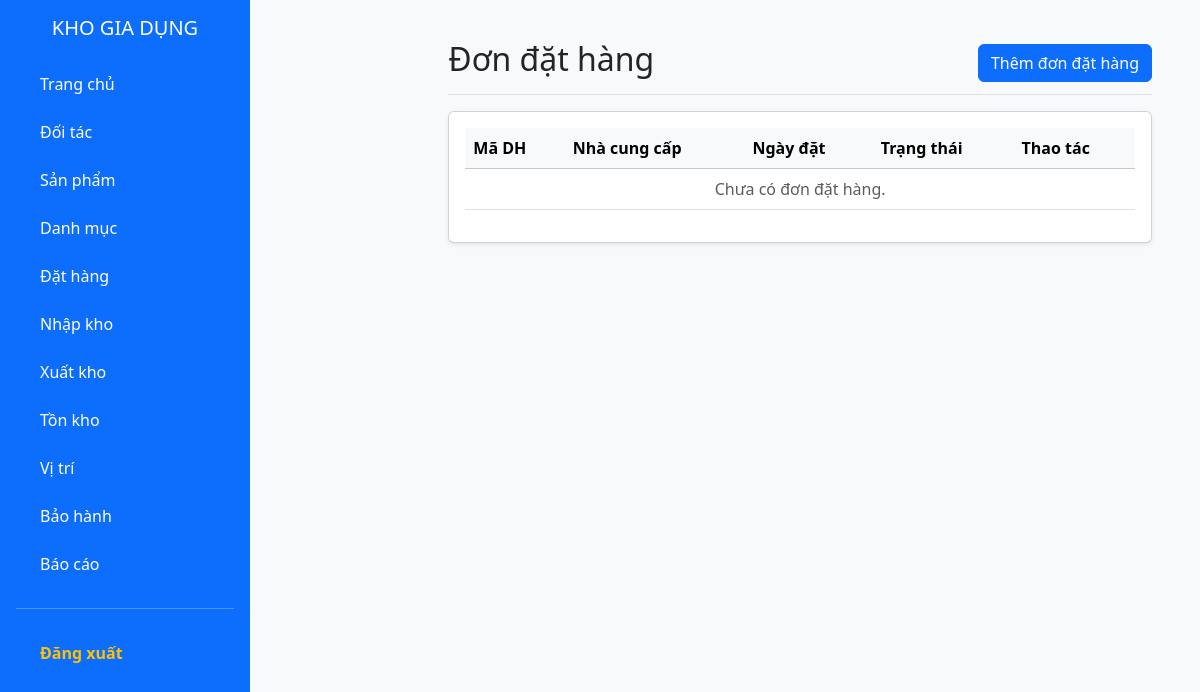
The app's page /public/phieudathang (signed in), older data.
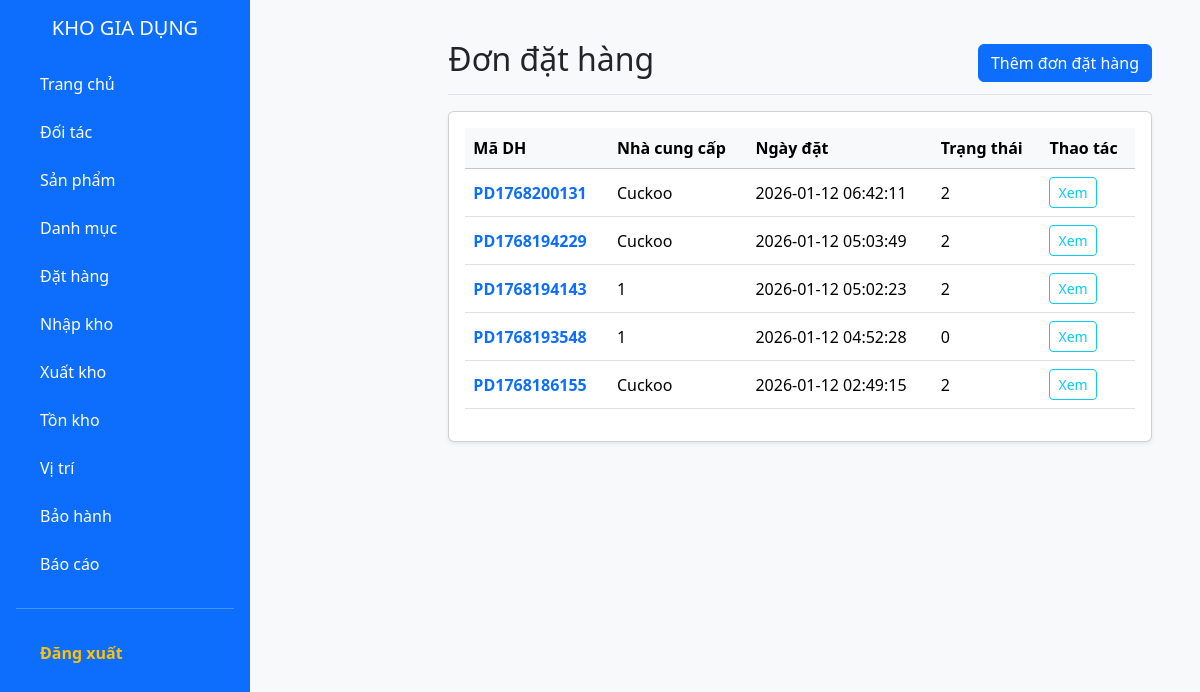
The same page, newer data.
### tables this page shows
CREATE TABLE IF NOT EXISTS `phieudathang` (
  `maDH` varchar(20) NOT NULL,
  `ngayDatHang` datetime DEFAULT CURRENT_TIMESTAMP,
  `maNCC` varchar(10) NOT NULL,
  `trangThai` int DEFAULT '0',
  `maND` varchar(20) DEFAULT NULL,
  PRIMARY KEY (`maDH`),
  KEY `fk_pdh_ncc` (`maNCC`),
  KEY `fk_pdh_nd` (`maND`)
);

CREATE TABLE IF NOT EXISTS `nhacungcap` (
  `maNCC` varchar(10) NOT NULL,
  `tenNCC` varchar(100) NOT NULL,
  `diaChi` varchar(200) DEFAULT NULL,
  `sdt` varchar(20) DEFAULT NULL,
  `email` varchar(50) DEFAULT NULL,
  `trangThai` tinyint DEFAULT '1',
  PRIMARY KEY (`maNCC`)
);

### app/controllers/PhieudathangController.php (called while the page is built, shortened)
<?php
class PhieudathangController extends Controller {
    private $orderModel;
    public function __construct() {
        $this->orderModel = $this->model('PhieuDatHangModel');
    }
    public function index() {
        $orders = $this->orderModel->getAll();
        $data = [
            'title' => 'Đơn đặt hàng',
            'orders' => $orders
        ];
        $this->view('phieudathang/index', $data);
    }
}
?>

### app/core/app.php (called while the page is built, shortened)
<?php
class App {
    protected $action = 'index';
    public function __construct() {
        $url = $this->parseUrl();
        if (isset($url[0])) {
            if (file_exists(APP_ROOT . '/controllers/' . ucfirst($url[0]) . 'Controller.php')) {
                unset($url[0]);
            }
        }
        $this->controller = new $this->controller;
        $this->params = $url ? array_values($url) : [];
        call_user_func_array([$this->controller, $this->action], $this->params);
    }
    public function parseUrl() {
        if (isset($_GET['url'])) {
            return explode('/', filter_var(rtrim($_GET['url'], '/'), FILTER_SANITIZE_URL));
        }
    }
}
?>

### public/index.php (called while the page is built, shortened)
<?php
require_once ROOT_PATH . '/app/core/Database.php';
require_once ROOT_PATH . '/app/core/Controller.php';
require_once ROOT_PATH . '/app/core/App.php';
$app = new App();
?>

### app/models/PhieuDatHangModel.php (called while the page is built, shortened)
<?php
class PhieuDatHangModel {
    private $conn;
    public function __construct() {
        $this->conn = Database::getInstance()->getConnection();
    }
    public function getAll() {
        $sql = "SELECT pd.*, n.tenNCC FROM phieudathang pd LEFT JOIN NHACUNGCAP n ON pd.maNCC = n.maNCC ORDER BY pd.ngayDatHang DESC";
        $stmt = $this->conn->prepare($sql);
        $stmt->execute();
        return $stmt->fetchAll(PDO::FETCH_ASSOC);
    }
}
?>

### app/core/Database.php (called while the page is built, shortened)
<?php
class Database {
    private static $instance = null;
    private $conn;
    private function __construct() {
        try {
            $dsn = "mysql:host=" . DB_HOST . ";dbname=" . DB_NAME . ";charset=utf8mb4";
            $this->conn = new PDO($dsn, DB_USER, DB_PASS);
            $this->conn->setAttribute(PDO::ATTR_ERRMODE, PDO::ERRMODE_EXCEPTION);
            $this->conn->setAttribute(PDO::ATTR_DEFAULT_FETCH_MODE, PDO::FETCH_ASSOC);
        } catch(PDOException $e) {
            die("Lỗi kết nối MySQL: " . $e->getMessage());
        }
    }
    public static function getInstance() {
        if (!self::$instance) {
            self::$instance = new Database();
        }
        return self::$instance;
    }
    public function getConnection() {
        return $this->conn;
    }
}
?>

### app/views/phieudathang/index.php (the view)
<?php require_once APP_ROOT . '/views/layouts/header.php'; ?>
<?php require_once APP_ROOT . '/views/layouts/sidebar.php'; ?>
<main class="col-md-9 ms-sm-auto col-lg-10 px-md-4">
    <div class="d-flex justify-content-between align-items-center pt-3 pb-2 mb-3 border-bottom">
        <h1 class="h2"><?php echo $data['title']; ?></h1>
        <a href="<?php echo BASE_URL; ?>/phieudathang/create" class="btn btn-primary">Thêm đơn đặt hàng</a>
    </div>
    <div class="card shadow-sm">
        <div class="card-body">
            <div class="table-responsive">
                <table class="table table-hover align-middle">
                    <thead class="table-light">
                        <tr>
                            <th>Mã DH</th>
                            <th>Nhà cung cấp</th>
                            <th>Ngày đặt</th>
                            <th>Trạng thái</th>
                            <th>Thao tác</th>
                        </tr>
                    </thead>
                    <tbody>
                        <?php if (!empty($data['orders'])): ?>
                            <?php foreach ($data['orders'] as $o): ?>
                                <tr>
                                    <td class="fw-bold text-primary"><?php echo $o['maDH']; ?></td>
                                    <td><?php echo $o['tenNCC'] ?? ''; ?></td>
                                    <td><?php echo $o['ngayDatHang']; ?></td>
                                    <td><?php echo $o['trangThai']; ?></td>
                                    <td>
                                        <a href="<?php echo BASE_URL; ?>/phieudathang/show/<?php echo $o['maDH']; ?>" class="btn btn-sm btn-outline-info">Xem</a>
                                    </td>
                                </tr>
                            <?php endforeach; ?>
                        <?php else: ?>
                            <tr><td colspan="5" class="text-center text-muted">Chưa có đơn đặt hàng.</td></tr>
                        <?php endif; ?>
                    </tbody>
                </table>
            </div>
        </div>
    </div>
</main>
<?php require_once APP_ROOT . '/views/layouts/footer.php'; ?>

### app/core/controller.php (shortened to what this page needs)
<?php
class Controller {
    public function model($model) {
        return new $model();
    }
    public function view($view, $data = []) {
        extract($data);
        if (file_exists(APP_ROOT . '/views/' . $view . '.php')) {
            require_once APP_ROOT . '/views/' . $view . '.php';
        } else {
            die("View does not exist.");
        }
    }
}
?>

### app/views/layouts/header.php (shortened to what this page needs)
<!DOCTYPE html>
<html lang="vi">
<head>
    <link href="https://cdn.jsdelivr.net/npm/bootstrap@5.3.2/dist/css/bootstrap.min.css" rel="stylesheet">
</head>
<body class="bg-light">

### app/views/layouts/sidebar.php
<div class="d-flex">
    <div class="bg-primary text-white p-3" style="width:250px; min-height:100vh;">
        <h5 class="text-center mb-4">
            <a href="<?php echo BASE_URL; ?>/home" class="text-white text-decoration-none">
                KHO GIA DỤNG
            </a>
        </h5>
        <ul class="nav flex-column">
            <li class="nav-item mb-2">
                <a class="nav-link text-white" href="<?php echo BASE_URL; ?>/home">
                    <i class="fas fa-home me-2"></i> Trang chủ
                </a>
            </li>
            <li class="nav-item mb-2">
                <a class="nav-link text-white" href="<?php echo BASE_URL; ?>/partner/supplier">
                    <i class="fas fa-box me-2"></i> Đối tác
                </a>
            </li>
            <li class="nav-item mb-2">
                <a class="nav-link text-white" href="<?php echo BASE_URL; ?>/product">
                    <i class="fas fa-box me-2"></i> Sản phẩm
                </a>
            </li>
            <li class="nav-item mb-2">
                <a class="nav-link text-white" href="<?php echo BASE_URL; ?>/category">
                    <i class="fas fa-tags me-2"></i> Danh mục
                </a>
            </li>
            <li class="nav-item mb-2">
                <a class="nav-link text-white" href="<?php echo BASE_URL; ?>/phieudathang">
                    <i class="fas fa-shopping-cart me-2"></i> Đặt hàng
                </a>
            </li>
            <li class="nav-item mb-2">
                <a class="nav-link text-white" href="<?php echo BASE_URL; ?>/import">
                    <i class="fas fa-download me-2"></i> Nhập kho
                </a>
            </li>
            <li class="nav-item mb-2">
                <a class="nav-link text-white" href="<?php echo BASE_URL; ?>/export">
                    <i class="fas fa-upload me-2"></i> Xuất kho
                </a>
            </li>
            <li class="nav-item mb-2">
                <a class="nav-link text-white" href="<?php echo BASE_URL; ?>/inventory">
                    <i class="fas fa-warehouse me-2"></i> Tồn kho
                </a>
            </li>
            <li class="nav-item mb-2">
                <a class="nav-link text-white" href="<?php echo BASE_URL; ?>/vitri">
                    <i class="fas fa-map-marker-alt me-2"></i> Vị trí
                </a>
            </li>
            <li class="nav-item mb-2">
                <a class="nav-link text-white" href="<?php echo BASE_URL; ?>/warranty">
                    <i class="fas fa-shield-alt me-2"></i> Bảo hành
                </a>
            </li>
            <li class="nav-item mb-2">
                <a class="nav-link text-white" href="<?php echo BASE_URL; ?>/report">
                    <i class="fas fa-chart-bar me-2"></i> Báo cáo
                </a>
            </li>
            <hr class="text-white">
            <li class="nav-item mt-2">
                <a class="nav-link text-warning fw-bold" href="<?php echo BASE_URL; ?>/auth/logout">
                    <i class="fas fa-sign-out-alt me-2"></i> Đăng xuất
                </a>
            </li>
        </ul>
    </div>
    <div class="flex-grow-1 p-4">

### app/views/layouts/footer.php (shortened to what this page needs)
    </div>
</div>
</body>
</html>

Row changes from the older to the newer data that the page shows:
added phieudathang: maDH "PD1768200131", maNCC.tenNCC "Cuckoo", ngayDatHang "2026-01-12 06:42:11", trangThai "2"
added phieudathang: maDH "PD1768194229", maNCC.tenNCC "Cuckoo", ngayDatHang "2026-01-12 05:03:49", trangThai "2"
added phieudathang: maDH "PD1768194143", maNCC.tenNCC "1", ngayDatHang "2026-01-12 05:02:23", trangThai "2"
added phieudathang: maDH "PD1768193548", maNCC.tenNCC "1", ngayDatHang "2026-01-12 04:52:28", trangThai "0"
added phieudathang: maDH "PD1768186155", maNCC.tenNCC "Cuckoo", ngayDatHang "2026-01-12 02:49:15", trangThai "2"
Text that changed along with them:
text no longer shown: "Chưa có đơn đặt hàng."
